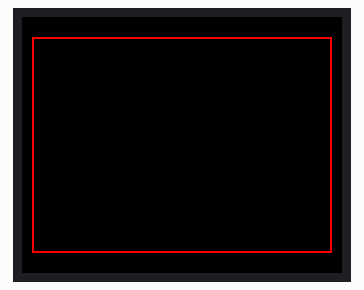
This sketch was run on a simulated Arduino Uno, built with avr-gcc and run on an emulated ATmega328P. Shown: 160×128 colour display.

Above: at 0.1 s.
At 3.39 s:
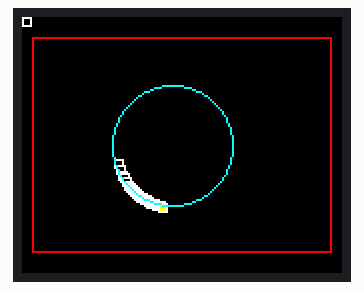
At 6.77 s:
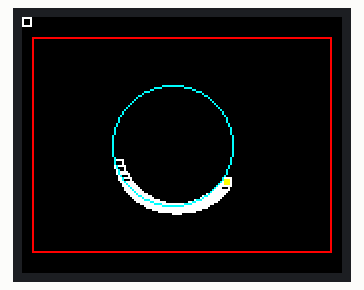
At 10.14 s:
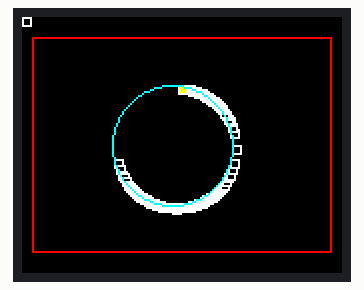
At 13.51 s:
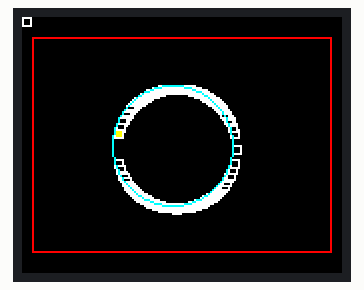
At 39.86 s:
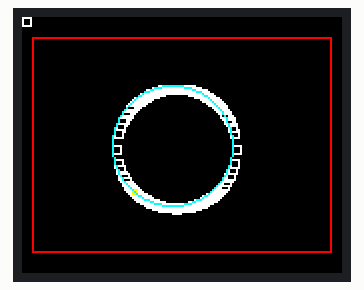

The sketch:

moveAroundCircle.ino
```cpp
/*
	moving square around a circle
*/

#include <TFT.h>  // Arduino LCD library
#include <SPI.h>

// pin definition for the Uno
#define cs   10
#define dc   9
#define rst  8

// pin definition for the Leonardo
// #define cs   7
// #define dc   0
// #define rst  1

TFT TFTscreen = TFT(cs, dc, rst);

// Some ready-made 16-bit ('565') color settings:
#define COLOR_BLACK 0x0000
#define COLOR_WHITE 0xFFFF
#define COLOR_RED 0xF800
#define COLOR_GREEN 0x07E0
#define COLOR_BLUE 0x001F
#define COLOR_CYAN 0x07FF
#define COLOR_MAGENTA 0xF81F
#define COLOR_YELLOW 0xFFE0
#define COLOR_ORANGE 0xFC00

// ball parameters
int ballX=45, ballY=0, oldBallX=0, oldBallY=0;
int ballW=5,ballH=5;
float fballY=0;

// court parameters
int courtX=5,courtY=10,courtW=150,courtH=108;
int courtTopLine=0,courtBottomLine=0,courtLeftLine=0,courtRightLine=0;

// ball move state
enum state_t {	s0,s1};
state_t state=s0;

void setup() {
	// initialize the display
	TFTscreen.begin();
	// black background
	TFTscreen.background(0, 0, 0);

	// draw court
	TFTscreen.drawRect(courtX, courtY, courtW,courtH,0xF800);

	// court limits
	courtTopLine=courtY;
	courtBottomLine=courtY+courtH;
	courtLeftLine=courtY;
	courtRightLine=courtX+courtW;

	delay(1000);
}

void loop() {
	TFTscreen.drawRect(5, 10, 150, 108,0xF800);
	moveBall();
	TFTscreen.drawCircle(75,64,30,COLOR_CYAN);
	delay(100);
}


int a=0;
void moveBall(){
	switch(state){
		case s0:
			ballX++;
			a=pow(ballX-75,2);
			fballY=sqrt(900-a)+64;
			ballY=fballY;
			if(ballX>104){
				state=s1;
			}
			break;
		case s1:
			ballX--;
			a=pow(ballX-75,2);
			fballY = -sqrt(900-a)+64;
			ballY=fballY;
			if(ballX<46){
				state=s0;
			}
			break;

	}

	// erase the ball's previous position
	TFTscreen.fill(0, 0, 0);

	if (oldBallX != ballX || oldBallY != ballY) {
		TFTscreen.rect(oldBallX, oldBallY, ballW, ballH);
	}

	// draw the ball's current position
	TFTscreen.fill(255,255, 0);
	TFTscreen.rect(ballX, ballY, ballW, ballH);

	oldBallX = ballX;
	oldBallY = ballY;


}
```
